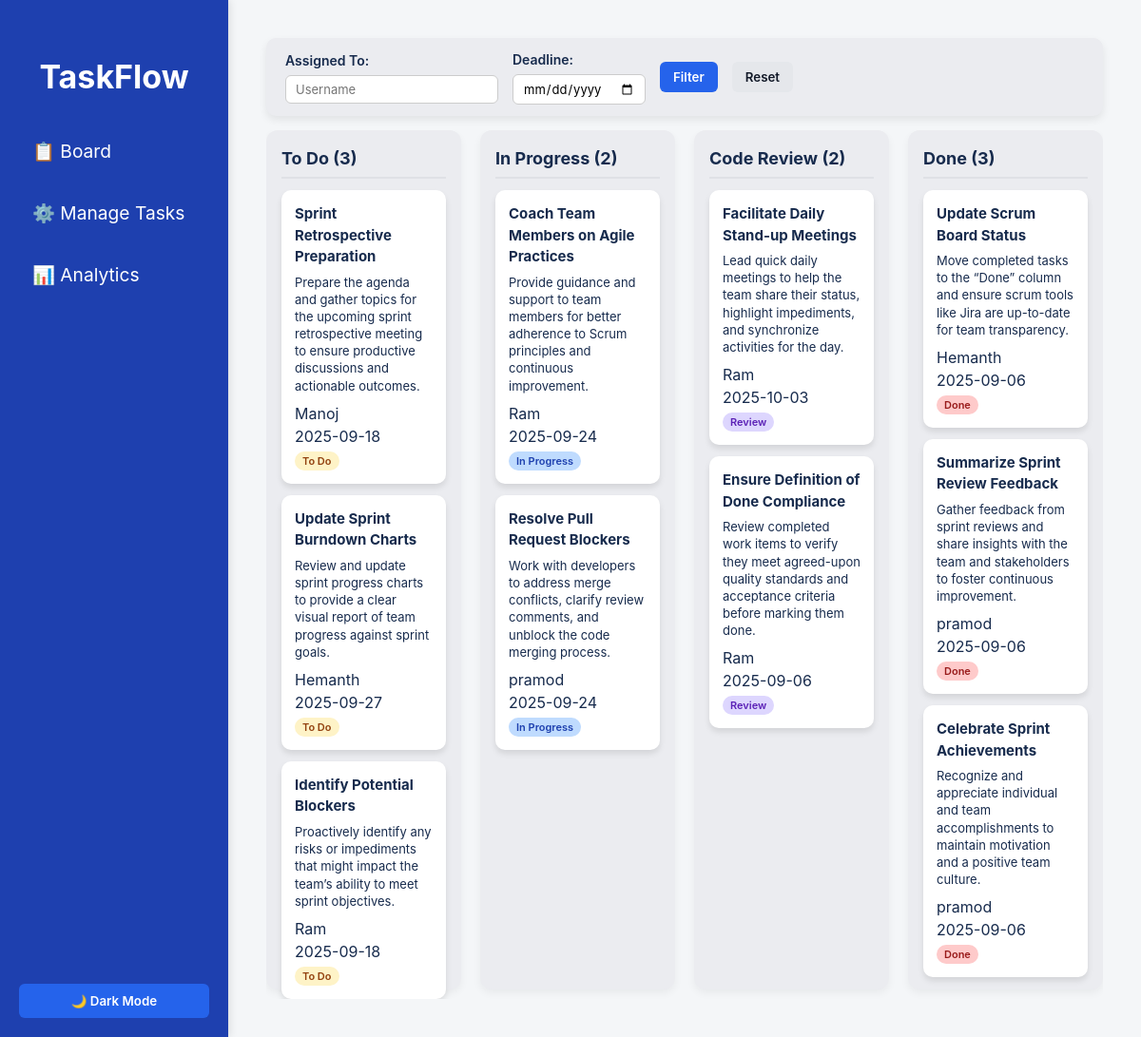
The page / on the database its author committed.
### Task_app/models.py (models this page shows, shortened)
class Task(models.Model):
    STATUS_CHOICES = [
        ("todo", "To Do"),
        ("in_progress", "In Progress"),
        ("code_review", "Code Review"),
        ("done", "Done"),
    ]
    title = models.CharField(max_length=200)
    description = models.TextField(blank=True, null=True)
    status = models.CharField(max_length=20, choices=STATUS_CHOICES, default="todo")
    created_at = models.DateTimeField(auto_now_add=True)
    assigned_to = models.CharField(max_length=200)
    deadline = models.DateField(null=True, blank=True)

### Task_app/views.py (the view)
# urls.py: path("", views.board, name="board"),  # Public board view
def board(request):
    tasks = {
        "todo": Task.objects.filter(status="todo"),
        "in_progress": Task.objects.filter(status="in_progress"),
        "code_review": Task.objects.filter(status="code_review"),
        "done": Task.objects.filter(status="done"),
    }
    return render(request, "Task_app/board.html", {"tasks": tasks})

### templates/Task_app/Board.html (shortened to what this page needs)
{% extends 'base.html' %}
{% block content %}
<div class="board-container">
  <div class="filter-panel">
    <label>Assigned To: <input type="text" id="filter-assigned" placeholder="Username"></label>
    <label>Deadline: <input type="date" id="filter-deadline"></label>
    <button id="filter-btn">Filter</button>
    <button id="reset-btn">Reset</button>
  </div>
  <div class="board">
    <div class="column" data-status="todo">
      <h3>To Do ({{ tasks.todo|length }})</h3>
      {% for task in tasks.todo %}
        <div class="task" draggable="true" data-id="{{ task.id }}">
          <div class="task-title">{{ task.title }}</div>
          <div class="task-desc">{{ task.description }}</div>
          <div class="assigned">{{ task.assigned_to }}</div>
          <div class="deadline">{{ task.deadline|date:"Y-m-d" }}</div>
          <span class="badge badge-yellow">To Do</span>
        </div>
      {% empty %}<p>No tasks</p>{% endfor %}
    </div>
    <div class="column" data-status="in_progress">
      <h3>In Progress ({{ tasks.in_progress|length }})</h3>
      {% for task in tasks.in_progress %}
        <div class="task" draggable="true" data-id="{{ task.id }}">
          <div class="task-title">{{ task.title }}</div>
          <div class="task-desc">{{ task.description }}</div>
          <div class="assigned">{{ task.assigned_to }}</div>
          <div class="deadline">{{ task.deadline|date:"Y-m-d" }}</div>
          <span class="badge badge-blue">In Progress</span>
        </div>
      {% empty %}<p>No tasks</p>{% endfor %}
    </div>
    <div class="column" data-status="code_review">
      <h3>Code Review ({{ tasks.code_review|length }})</h3>
      {% for task in tasks.code_review %}
        <div class="task" draggable="true" data-id="{{ task.id }}">
          <div class="task-title">{{ task.title }}</div>
          <div class="task-desc">{{ task.description }}</div>
          <div class="assigned">{{ task.assigned_to }}</div>
          <div class="deadline">{{ task.deadline|date:"Y-m-d" }}</div>
          <span class="badge badge-purple">Review</span>
        </div>
      {% empty %}<p>No tasks</p>{% endfor %}
    </div>
    <div class="column" data-status="done">
      <h3>Done ({{ tasks.done|length }})</h3>
      {% for task in tasks.done %}
        <div class="task" draggable="true" data-id="{{ task.id }}">
          <div class="task-title">{{ task.title }}</div>
          <div class="task-desc">{{ task.description }}</div>
          <div class="assigned">{{ task.assigned_to }}</div>
          <div class="deadline">{{ task.deadline|date:"Y-m-d" }}</div>
          <span class="badge badge-red">Done</span>
        </div>
      {% empty %}<p>No tasks</p>{% endfor %}
    </div>
  </div>
</div>
{% endblock %}

### templates/base.html (shortened to what this page needs)
<!DOCTYPE html>
{% load static %}
<html lang="en">
<head>
  <link rel="stylesheet" href="{% static 'home.css' %}">
</head>
<body>
  <div class="sidebar">
    <div>
      <h2>TaskFlow</h2>
      <a href="{% url 'board' %}">📋 Board</a>
      <a href="{% url 'task_admin' %}">⚙️ Manage Tasks</a>
      <a href="{% url 'analytics_dashboard' %}">📊 Analytics</a>
    </div>
    <button class="dark-mode-btn">🌙 Dark Mode</button>
  </div>
  <div class="board-container">
    {% block content %}{% endblock %}
  </div>
</body>
</html>

### static/home.css (style rules this page uses)
:root { --bg: #f4f5f7; --sidebar-bg: #0747a6; --sidebar-text: #fff; --column-bg: #ebecf0; --task-bg: #fff; --task-text: #172b4d; --badge-yellow-bg: #fef3c7; --badge-yellow-text: #92400e; --badge-blue-bg: #bfdbfe; --badge-blue-text: #1e40af; --badge-purple-bg: #ddd6fe; --badge-purple-text: #5b21b6; --badge-red-bg: #fecaca; --badge-red-text: #991b1b; }
body { margin: 0; font-family: "Segoe UI", Tahoma, sans-serif; background: var(--bg); display: flex; height: 100vh; overflow: hidden; transition: background 0.3s; }
.sidebar { width: 240px; background: var(--sidebar-bg); color: var(--sidebar-text); display: flex; flex-direction: column; justify-content: space-between; padding-top: 30px; box-shadow: 2px 0 8px rgba(0,0,0,0.1); transition: background 0.3s, color 0.3s; }
.sidebar h2 { color: #ffffff; font-size: 34px; text-align: center; margin-bottom: 25px; font-weight: 700; }
.sidebar a { font-size: 1.2rem; padding: 14px 24px; color: var(--sidebar-text); text-decoration: none; display: flex; align-items: center; gap: 10px; transition: background 0.3s, transform 0.2s; border-radius: 6px; margin: 0 10px 8px 10px; }
.dark-mode-btn { margin: 20px; padding: 10px; border-radius: 6px; border: none; background: #2563eb; color: #fff; font-weight: 600; cursor: pointer; transition: background 0.3s; }
.board-container { flex: 1; display: flex; flex-direction: column; padding: 20px; overflow: hidden; }
.filter-panel { display: flex; align-items: center; gap: 15px; background: var(--column-bg); padding: 12px 20px; border-radius: 10px; margin-bottom: 15px; box-shadow: 0 4px 8px rgba(0,0,0,0.08); }
.filter-panel label { font-size: 14px; color: var(--task-text); display: flex; flex-direction: column; font-weight: 600; }
.filter-panel input { margin-top: 5px; padding: 6px 10px; border: 1px solid #ccc; border-radius: 6px; font-size: 13px; }
.filter-panel button { padding: 8px 14px; border: none; border-radius: 6px; font-weight: 600; cursor: pointer; transition: background 0.3s; }
#filter-btn { background: #2563eb; color: #fff; }
#reset-btn { background: #e5e7eb; color: #111827; }
.board { flex: 1; display: flex; gap: 20px; overflow-x: auto; padding-bottom: 10px; }
.column { background: var(--column-bg); border-radius: 12px; padding: 16px; width: 23%; display: flex; flex-direction: column; max-height: calc(100vh - 160px); box-shadow: 0 4px 8px rgba(0,0,0,0.05); transition: transform 0.3s, background 0.3s; }
.column h3 { font-size: 18px; margin-bottom: 12px; color: var(--task-text); border-bottom: 2px solid #dfe1e6; padding-bottom: 6px; }
.task { background: var(--task-bg); color: var(--task-text); border-radius: 10px; padding: 14px; margin-bottom: 12px; box-shadow: 0 4px 6px rgba(0,0,0,0.1); cursor: grab; transition: transform 0.2s, box-shadow 0.2s; }
.task-title { font-weight: 700; margin-bottom: 6px; font-size: 15px; }
.task-desc { font-size: 13px; margin-bottom: 8px; line-height: 1.4; }
.badge { padding: 3px 8px; border-radius: 12px; font-size: 11px; font-weight: 600; }
.badge-yellow { background: var(--badge-yellow-bg); color: var(--badge-yellow-text); }
.badge-blue { background: var(--badge-blue-bg); color: var(--badge-blue-text); }
.badge-purple { background: var(--badge-purple-bg); color: var(--badge-purple-text); }
.badge-red { background: var(--badge-red-bg); color: var(--badge-red-text); }
@media (max-width: 1200px) { .column { width: 48%; } }
:root { --primary: #2563eb; --primary-hover: #1e40af; --success: #16a34a; --danger: #dc2626; --danger-hover: #b91c1c; --bg: #f4f6f8; --card-bg: #fefefe; --border: #e5e7eb; --text-dark: #111827; --text-muted: #6b7280; --shadow: rgba(0, 0, 0, 0.08); --sidebar-bg: #1e40af; --sidebar-text: #ffffff; }
* { margin: 0; padding: 0; box-sizing: border-box; font-family: "Inter", "Segoe UI", sans-serif; }
body { background: var(--bg); color: var(--text-dark); line-height: 1.5; height: 100vh; margin: 0; }
h2 { margin: 25px 0 12px; font-size: 1.4rem; color: var(--text-dark); }

### rows shown on the page
Task: title "Sprint Retrospective Preparation", description "Prepare the agenda and gather topics for the upcoming sprint retrospective meeting to ensure productive discussions and actionable outcomes.", assigned_to "Manoj", deadline "2025-09-18"
Task: title "Update Sprint Burndown Charts", description "Review and update sprint progress charts to provide a clear visual report of team progress against sprint goals.", assigned_to "Hemanth", deadline "2025-09-27"
Task: title "Identify Potential Blockers", description "Proactively identify any risks or impediments that might impact the team’s ability to meet sprint objectives.", assigned_to "Ram", deadline "2025-09-18"
Task: title "Coach Team Members on Agile Practices", description "Provide guidance and support to team members for better adherence to Scrum principles and continuous improvement.", assigned_to "Ram", deadline "2025-09-24"
Task: title "Resolve Pull Request Blockers", description "Work with developers to address merge conflicts, clarify review comments, and unblock the code merging process.", assigned_to "pramod", deadline "2025-09-24"
Task: title "Facilitate Daily Stand-up Meetings", description "Lead quick daily meetings to help the team share their status, highlight impediments, and synchronize activities for the day.", assigned_to "Ram", deadline "2025-10-03"
Task: title "Ensure Definition of Done Compliance", description "Review completed work items to verify they meet agreed-upon quality standards and acceptance criteria before marking them done.", assigned_to "Ram", deadline "2025-09-06"
Task: title "Update Scrum Board Status", description "Move completed tasks to the “Done” column and ensure scrum tools like Jira are up-to-date for team transparency.", assigned_to "Hemanth", deadline "2025-09-06"
Task: title "Summarize Sprint Review Feedback", description "Gather feedback from sprint reviews and share insights with the team and stakeholders to foster continuous improvement.", assigned_to "pramod", deadline "2025-09-06"
Task: title "Celebrate Sprint Achievements", description "Recognize and appreciate individual and team accomplishments to maintain motivation and a positive team culture.", assigned_to "pramod", deadline "2025-09-06"

### other values the page prints
{{ tasks.todo|length }} "3"
{{ tasks.in_progress|length }} "2"
{{ tasks.code_review|length }} "2"
{{ tasks.done|length }} "3"
